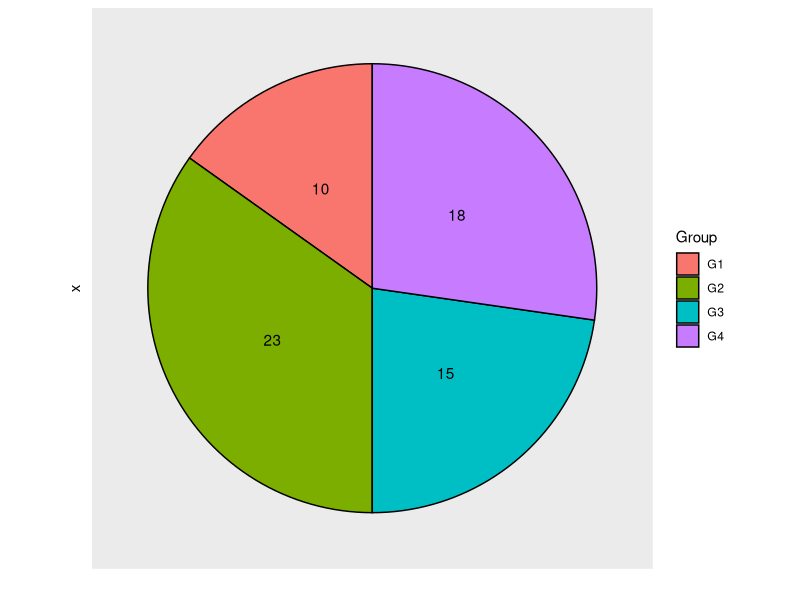

Write the R code that produced this figure.
## ---- chunk 1
#| label: init
#| cache: false
#| message: false
library('tidyverse')

library(ggplot2)

df <- data.frame(value = c(10, 23, 15, 18),
                 Group = paste0("G", 1:4))

ggplot(df, aes(x = "", y = value, fill = Group)) +
  geom_col(color = "black") +
  ylab('') + 
  geom_text(aes(label = value),
            position = position_stack(vjust = 0.5)) +
  coord_polar(theta = "y") + 
  theme(axis.text = element_blank(),
        axis.ticks = element_blank(),
        panel.grid  = element_blank())
